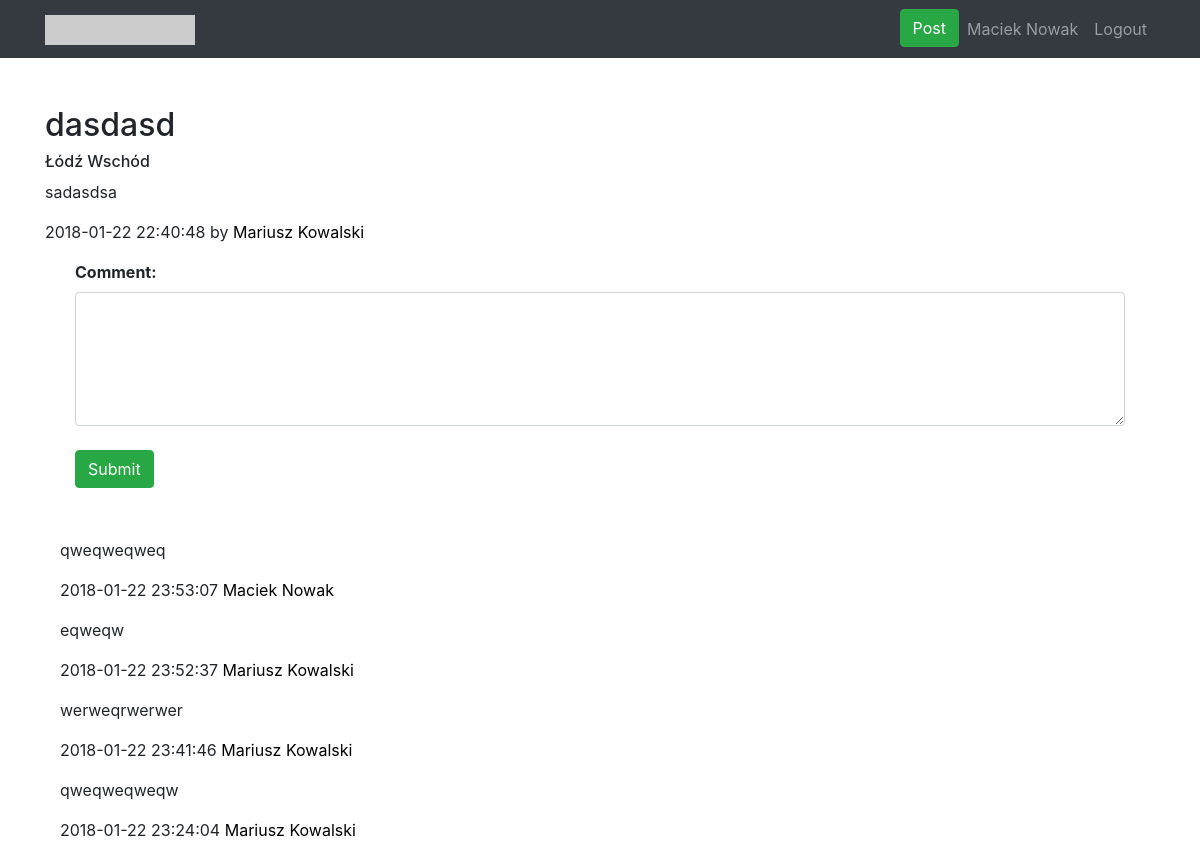
Screenshot of /view.php?post_id=6 (signed in) with the database file from the repository.
### tables this page shows
CREATE TABLE `users` (
  `user_id` int(11) NOT NULL,
  `Login` varchar(35) NOT NULL,
  `E-mail` varchar(50) NOT NULL,
  `Password` varchar(50) NOT NULL,
  `First` varchar(35) NOT NULL,
  `Last` varchar(50) NOT NULL,
  `Age` int(3) NOT NULL,
  `City` varchar(40) NOT NULL,
  `Region` varchar(40) NOT NULL,
  `Country` varchar(40) NOT NULL
);

CREATE TABLE `posts` (
  `post_id` int(11) NOT NULL,
  `title` varchar(50) NOT NULL,
  `text` varchar(2000) NOT NULL,
  `author` varchar(50) NOT NULL,
  `region_name` varchar(40) NOT NULL,
  `region_type` int(11) NOT NULL,
  `rate` int(5) NOT NULL DEFAULT '0',
  `date` datetime NOT NULL DEFAULT CURRENT_TIMESTAMP,
  `user_id` int(11) NOT NULL
);

CREATE TABLE `comments` (
  `comment_id` int(11) NOT NULL,
  `text` varchar(300) NOT NULL,
  `rate` int(11) NOT NULL,
  `date` datetime NOT NULL DEFAULT CURRENT_TIMESTAMP,
  `author` varchar(50) NOT NULL,
  `user_id` int(11) NOT NULL,
  `post_id` int(11) NOT NULL
);

### view.php (the view, shortened to what this page needs)
<!DOCTYPE html>
<?php require_once "cfg/config.php"; ?>
<html lang="en">
<head>
    <?php
    if(isset($_SESSION['username']) && $_SESSION['logged']) {
        $connect = new mysqli($host, $db_user, $db_password, $db_name);
        $connect->set_charset("utf8");
        $user = $_SESSION['username'];
        $result = $connect->query("SELECT * FROM users WHERE Login='$user'");
        $data = $result->fetch_assoc();
        if($_SESSION['username'] == $data['Login']) {
            $username = $data["First"]." ".$data["Last"];
        }
    } else {
        header("Location: login.php");
    }
    ?>
    <link href="vendor/bootstrap/css/bootstrap.min.css" rel="stylesheet">
    <link href="css/logo-nav.css" rel="stylesheet">
</head>
<body>
<nav class="navbar navbar-expand-lg navbar-dark bg-dark fixed-top">
    <div class="container">
        <a class="navbar-brand" href="index.php">
            <img src="http://placehold.it/300x60?text=Logo" width="150" height="30" alt="">
        </a>
        <div class="collapse navbar-collapse" id="navbarResponsive">
            <ul class="navbar-nav ml-auto">
                <li class="nav-item">
                    <a class="btn btn-success" href="post.php">Post</a>
                </li>
                <li class="nav-item">
                    <?php echo '<a class="nav-link" href="profile.php?user_id='.$data['user_id'].'">'.$username.'</a>';?>
                </li>
                <li class="nav-item">
                    <a class="nav-link" href="include/logout.php">Logout</a>
                </li>
            </ul>
        </div>
    </div>
</nav>
<div class="container" style="margin-top:50px;">
<?php
    if(isset($_GET['post_id'])) {
        $i = $_GET['post_id'];
        $post_row = $connect->query("SELECT * FROM posts WHERE post_id='$i'");
        $post = $post_row->fetch_assoc();
        echo '<h2>' . $post["title"];
        echo '</h2>
            <h6>'.$post['region_name'].'</h6>
            <p class="text-justify">' . $post["text"] . '</p>
            <p class="text-justify">' . $post["date"] . ' by <a href="profile.php?user_id=' . $post["user_id"] . '">' . $post["author"] . '</a></p>';
        switch ($post['region_type']) {
            case 2:
                $region = "Region";
                break;
        }
        if ($post['region_name'] === $data[$region]) {
            $user_id = $data['user_id'];
            echo '<div class="container" >
                <form action = "include/comment.php" method="POST">
                    <div class="container" >
                        <label ><b > Comment:</b ></label ><br />
                        <input type="hidden" name="user_id" value="' . $user_id . '" hidden>
                        <input type="hidden" name="post_id" value="' . $i . '" hidden>
                        <input type="hidden" name="author" value="' . $data['First'] . ' ' . $data['Last'] . '" hidden>
                        <textarea class="form-control" rows="5" name="message" required></textarea><br />
                        <button class="btn btn-success" type = "submit" >Submit</button >
                    </div >
                </form >
            </div >';
        }
        echo '<div class="container" style="margin-top:50px;">';
            $comments = $connect->query("SELECT * FROM comments");
            $num_of_rows = mysqli_num_rows($comments);
            $post_id = $_GET['post_id'];
            for ($i = $num_of_rows; $i != 0; $i--) {
                $comment_row = $connect->query("SELECT * FROM comments WHERE post_id='$post_id' AND comment_id='$i'");
                $comment = $comment_row->fetch_assoc();
                echo '
                        <p class="text-justify">
                            ' . $comment["text"] . '
                        </p>
                        <p class="text-justify">' . $comment["date"] . ' <a href="profile.php?user_id='. $comment["user_id"] .'">' . $comment["author"] . '</a></p>
                    ';
            }
    } else {
        header("Location: index.php");
    }
?>
    </div>
</div>
</body>
</html>

### css/logo-nav.css (style rules this page uses)
body { padding-top: 54px; }
@media (min-width: 992px) { body { padding-top: 56px; } }

### view.php (style rules this page uses)
a, a:hover { color: black; text-decoration: none; }

### rows the page displays
users: username "Maciek Nowak"
posts: title "dasdasd", region_name "Łódź Wschód", text "sadasdsa", date "2018-01-22 22:40:48", author "Mariusz Kowalski"
comments: text "qweqweqweq", date "2018-01-22 23:53:07", author "Maciek Nowak"
comments: text "eqweqw", date "2018-01-22 23:52:37", author "Mariusz Kowalski"
comments: text "werweqrwerwer", date "2018-01-22 23:41:46", author "Mariusz Kowalski"
comments: text "qweqweqweqw", date "2018-01-22 23:24:04", author "Mariusz Kowalski"
